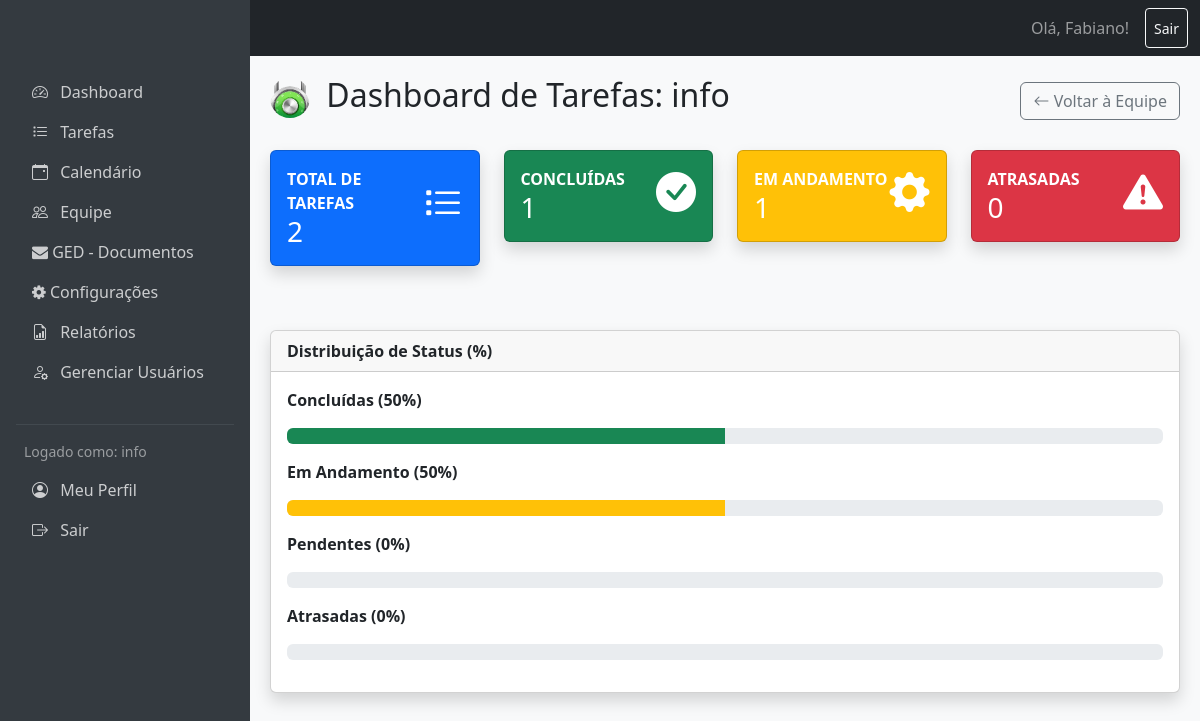
Screenshot of /dashboard_membro.php?id=2 (signed in) with the database file from the repository.
### tables this page shows
CREATE TABLE `usuarios` (
  `id` int(11) NOT NULL,
  `nome` varchar(100) NOT NULL,
  `email` varchar(100) NOT NULL,
  `senha_hash` varchar(255) NOT NULL,
  `perfil` enum('admin','user') NOT NULL DEFAULT 'user',
  `foto_perfil_url` varchar(255) DEFAULT NULL,
  `data_cadastro` timestamp NOT NULL DEFAULT CURRENT_TIMESTAMP
);

### dashboard_membro.php (the view, shortened to what this page needs)
<?php
include 'header.php';
include 'sidebar.php';
require_once 'conexao.php';
$membro_id = (int)$_GET['id'];
$membro = null;
$data_hoje_db = date('Y-m-d');
$estatisticas = [
    'total' => 0,
    'concluido' => 0,
    'pendente' => 0,
    'em_andamento' => 0,
    'atrasado' => 0,
];
try {
    $stmt_membro = $pdo->prepare("SELECT nome, foto_perfil_url FROM usuarios WHERE id = :id");
    $stmt_membro->bindParam(':id', $membro_id, PDO::PARAM_INT);
    $stmt_membro->execute();
    $membro = $stmt_membro->fetch(PDO::FETCH_ASSOC);
    $statuses = ['concluido', 'pendente', 'em_andamento'];
    foreach ($statuses as $s) {
        $stmt = $pdo->prepare("SELECT COUNT(*) FROM tarefas WHERE responsavel_id = :id AND status_tarefa = :status");
        $stmt->bindParam(':id', $membro_id, PDO::PARAM_INT);
        $stmt->bindParam(':status', $s);
        $stmt->execute();
        $estatisticas[$s] = $stmt->fetchColumn();
        $estatisticas['total'] += $estatisticas[$s];
    }
    $sql_atraso = "SELECT COUNT(*) FROM tarefas
                   WHERE responsavel_id = :id
                   AND status_tarefa IN ('pendente', 'em_andamento')
                   AND prazo < :data_hoje";
    $stmt_atraso = $pdo->prepare($sql_atraso);
    $stmt_atraso->bindParam(':id', $membro_id, PDO::PARAM_INT);
    $stmt_atraso->bindParam(':data_hoje', $data_hoje_db);
    $stmt_atraso->execute();
    $estatisticas['atrasado'] = $stmt_atraso->fetchColumn();
    $sql_atraso_pendente = "SELECT COUNT(*) FROM tarefas
                           WHERE responsavel_id = :id
                           AND status_tarefa = 'pendente'
                           AND prazo < :data_hoje";
    $stmt_atraso_pendente = $pdo->prepare($sql_atraso_pendente);
    $stmt_atraso_pendente->bindParam(':id', $membro_id, PDO::PARAM_INT);
    $stmt_atraso_pendente->bindParam(':data_hoje', $data_hoje_db);
    $stmt_atraso_pendente->execute();
    $atrasado_pendente = $stmt_atraso_pendente->fetchColumn();
    $sql_atraso_andamento = "SELECT COUNT(*) FROM tarefas
                           WHERE responsavel_id = :id
                           AND status_tarefa = 'em_andamento'
                           AND prazo < :data_hoje";
    $stmt_atraso_andamento = $pdo->prepare($sql_atraso_andamento);
    $stmt_atraso_andamento->bindParam(':id', $membro_id, PDO::PARAM_INT);
    $stmt_atraso_andamento->bindParam(':data_hoje', $data_hoje_db);
    $stmt_atraso_andamento->execute();
    $atrasado_em_andamento = $stmt_atraso_andamento->fetchColumn();
    $contagem_pendente_no_prazo = $estatisticas['pendente'] - $atrasado_pendente;
    $contagem_andamento_no_prazo = $estatisticas['em_andamento'] - $atrasado_em_andamento;
    $pc_concluido = 0;
    $pc_andamento_no_prazo = 0;
    $pc_pendente_no_prazo = 0;
    $pc_atrasado = 0;
    if ($estatisticas['total'] > 0) {
        $total = $estatisticas['total'];
        $pc_concluido = round(($estatisticas['concluido'] / $total) * 100, 0);
        $pc_andamento_no_prazo = round(($contagem_andamento_no_prazo / $total) * 100, 0);
        $pc_pendente_no_prazo = round(($contagem_pendente_no_prazo / $total) * 100, 0);
        $pc_atrasado = round(($estatisticas['atrasado'] / $total) * 100, 0);
    }
} catch (Exception $e) {
    error_log("Erro no dashboard do membro: " . $e->getMessage());
    $status = 'erro';
    $mensagem = 'Ocorreu um erro ao carregar as estatísticas: ' . $e->getMessage();
}
?>
<div id="main-content">
    <div class="d-flex justify-content-between align-items-center mb-4">
        <h2>
            <img src="<?= htmlspecialchars($membro['foto_perfil_url'] ?? 'https://via.placeholder.com/50/ADB5BD/FFFFFF?text=U') ?>"
                 alt="Foto de Perfil"
                 class="rounded-circle me-2"
                 style="width: 40px; height: 40px; object-fit: cover;">
            Dashboard de Tarefas: <?= htmlspecialchars($membro['nome'] ?? 'Membro Desconhecido') ?>
        </h2>
        <a href="equipe.php" class="btn btn-outline-secondary">
            <i class="bi bi-arrow-left"></i> Voltar à Equipe
        </a>
    </div>
    <div class="row mb-5">
        <div class="col-md-3 mb-3">
            <div class="card text-white bg-primary shadow">
                <div class="card-body">
                    <div class="d-flex justify-content-between align-items-center">
                        <div>
                            <div class="text-uppercase fw-bold">TOTAL DE TAREFAS</div>
                            <div class="h3 mb-0"><?= $estatisticas['total'] ?></div>
                        </div>
                        <i class="bi bi-list-task h1"></i>
                    </div>
                </div>
            </div>
        </div>
        <div class="col-md-3 mb-3">
            <div class="card text-white bg-success shadow">
                <div class="card-body">
                    <div class="d-flex justify-content-between align-items-center">
                        <div>
                            <div class="text-uppercase fw-bold">CONCLUÍDAS</div>
                            <div class="h3 mb-0"><?= $estatisticas['concluido'] ?></div>
                        </div>
                        <i class="bi bi-check-circle-fill h1"></i>
                    </div>
                </div>
            </div>
        </div>
        <div class="col-md-3 mb-3">
            <div class="card text-white bg-warning shadow">
                <div class="card-body">
                    <div class="d-flex justify-content-between align-items-center">
                        <div>
                            <div class="text-uppercase fw-bold">EM ANDAMENTO</div>
                            <div class="h3 mb-0"><?= $estatisticas['em_andamento'] ?></div>
                        </div>
                        <i class="bi bi-gear-fill h1"></i>
                    </div>
                </div>
            </div>
        </div>
        <div class="col-md-3 mb-3">
            <div class="card text-white bg-danger shadow">
                <div class="card-body">
                    <div class="d-flex justify-content-between align-items-center">
                        <div>
                            <div class="text-uppercase fw-bold">ATRASADAS</div>
                            <div class="h3 mb-0"><?= $estatisticas['atrasado'] ?></div>
                        </div>
                        <i class="bi bi-exclamation-triangle-fill h1"></i>
                    </div>
                </div>
            </div>
        </div>
    </div>
    <div class="card shadow mb-4">
        <div class="card-header fw-bold">Distribuição de Status (%)</div>
        <div class="card-body">
            <p><strong>Concluídas (<?= $pc_concluido ?>%)</strong></p>
            <div class="progress mb-3" role="progressbar" aria-valuenow="<?= $pc_concluido ?>" aria-valuemin="0" aria-valuemax="100">
                <div class="progress-bar bg-success" style="width: <?= $pc_concluido ?>%"></div>
            </div>
            <p><strong>Em Andamento (<?= $pc_andamento_no_prazo ?>%)</strong></p>
            <div class="progress mb-3" role="progressbar" aria-valuenow="<?= $pc_andamento_no_prazo ?>" aria-valuemin="0" aria-valuemax="100">
                <div class="progress-bar bg-warning" style="width: <?= $pc_andamento_no_prazo ?>%"></div>
            </div>
            <p><strong>Pendentes (<?= $pc_pendente_no_prazo ?>%)</strong></p>
            <div class="progress mb-3" role="progressbar" aria-valuenow="<?= $pc_pendente_no_prazo ?>" aria-valuemin="0" aria-valuemax="100">
            </div>
            <p><strong>Atrasadas (<?= $pc_atrasado ?>%)</strong></p>
            <div class="progress mb-3" role="progressbar" aria-valuenow="<?= $pc_atrasado ?>" aria-valuemin="0" aria-valuemax="100">
            </div>
        </div>
    </div>
</div>
</body>
</html>

### header.php (style rules this page uses)
:root { --sidebar-width: 250px; }
body { background-color: #f8f9fa; }
#main-content { margin-left: var(--sidebar-width); padding: 20px; padding-top: 76px; }

### rows the page displays
usuarios: foto_perfil_url (picture), nome "info"

### other values shown
$usuario_logado "info"
$estatisticas['total'] "2"
$estatisticas['concluido'] "1"
$estatisticas['em_andamento'] "1"
$estatisticas['atrasado'] "0"
$pc_concluido "50"
$pc_andamento_no_prazo "50"
$pc_pendente_no_prazo "0"
$pc_atrasado "0"
